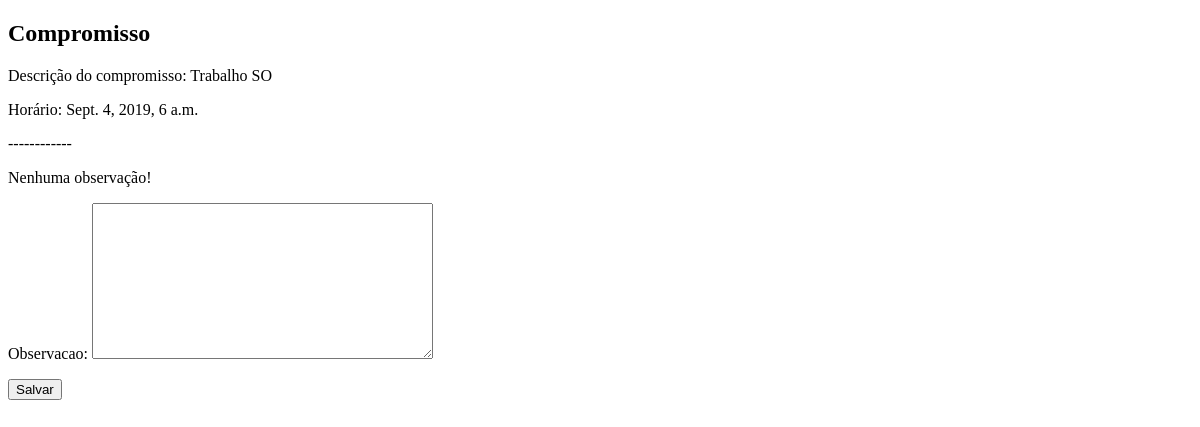
The app's page /2/, older data.
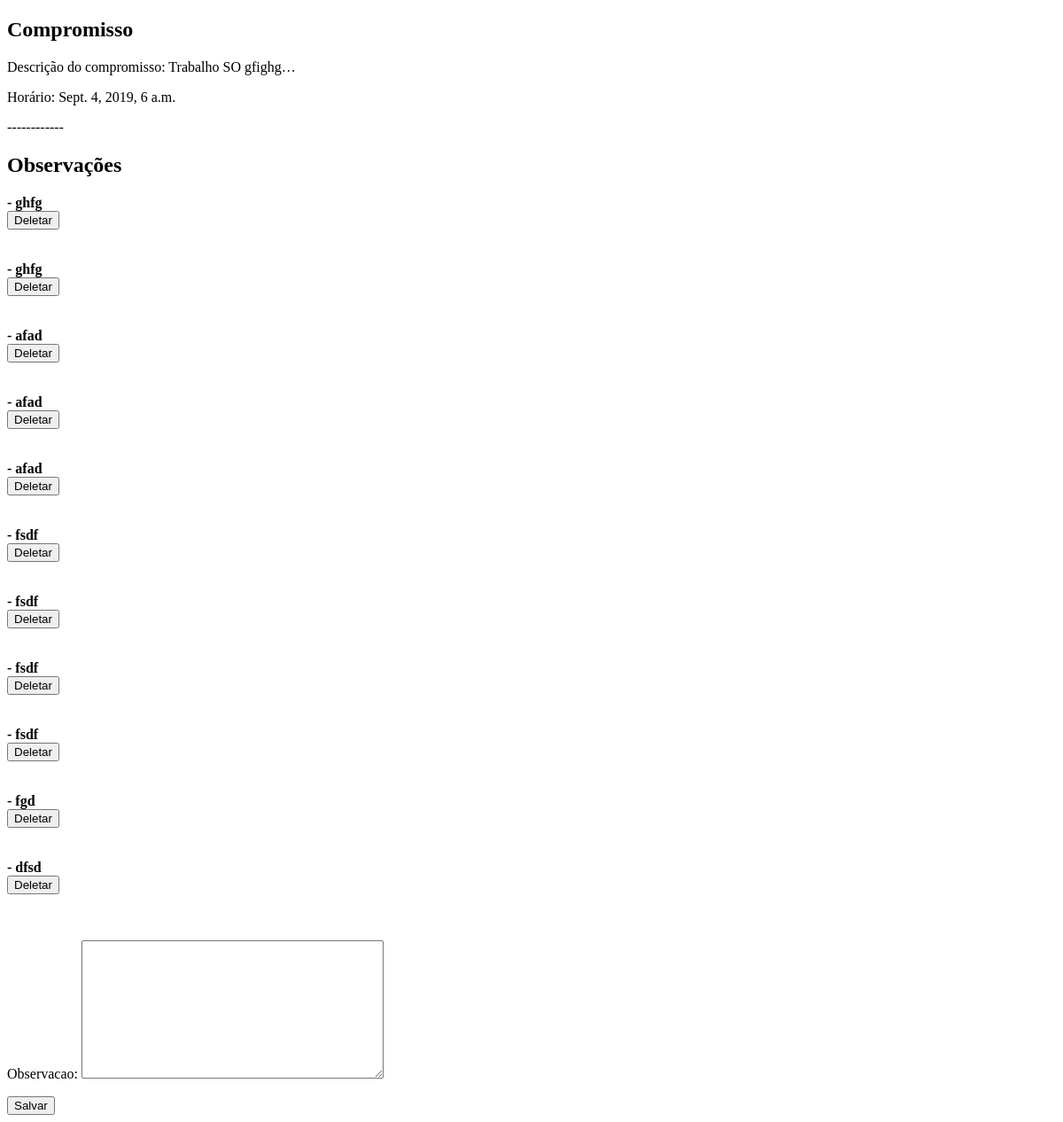
The same page, newer data.
### compromisso/models.py (models this page shows, shortened)
class Compromisso(models.Model):
	descricao = models.TextField()
	horario = models.DateTimeField() # default=timezone.now
	local = models.TextField()

class Observacoes(models.Model):
	observacao = models.TextField()
	fk_observacao = models.ForeignKey(Compromisso, on_delete=models.CASCADE)

### compromisso/views.py (the view)
# urls.py: path('<int:compromisso_id>/', views.detalhe, name='detalhe'),
def detalhe(request, compromisso_id):
    compromisso = get_object_or_404(Compromisso, pk=compromisso_id)
    compromissos_list = Compromisso.objects.filter(pk=compromisso_id);
    form = ObservacoesForm()
    if request.method == "POST":
        form = ObservacoesForm(request.POST)
        if form.is_valid():
            form = form.save(commit=False)
            form.fk_observacao = compromisso
            form.save()
    observacoes = list(Observacoes.objects.filter(fk_observacao=compromisso_id))
    context = {
        'observacoes': observacoes,
        'form': form,
        'compromissos_list': compromissos_list,
    }
    return render(request, 'compromisso/detalhe.html', context)

### compromisso/forms.py
class ObservacoesForm(forms.ModelForm):
    class Meta:
        model = Observacoes
        fields = ('observacao', )

### compromisso/templates/compromisso/detalhe.html (shortened to what this page needs)
<!DOCTYPE html>
<html>
<head>
</head>
<body>
    <h2>Compromisso</h2>
    {% for compromisso in compromissos_list %}
        <p>Descrição do compromisso: {{ compromisso.descricao|truncatechars:20 }}</p>
        <p>Horário: {{ compromisso.horario }}</p>
        <p>------------</p>
    {% endfor %}
	{% if observacoes %}
        <h2>Observações</h2>
        {% for observacao in observacoes %}
            <b> - {{ observacao.observacao }}</b>
            <form method="POST" action="{% url 'compromisso:delete' observacao.id %}">
                <button type="submit" class="save btn btn-default">Deletar</button>
            </form>
            <br><br>
        {% endfor %}
    {% else %}
        <p>Nenhuma observação!</p>
    {% endif %}
	<form method="POST" action=".">{% csrf_token %}
        {{ form.as_p }}
        <button type="submit" class="save btn btn-default">Salvar</button>
    </form>
</body>
</html>

Row changes from the older to the newer data that the page shows:
changed Compromisso: descricao "Trabalho SO" → "Trabalho SO gfighg…"
added Observacoes: observacao "ghfg"
added Observacoes: observacao "ghfg"
added Observacoes: observacao "afad"
added Observacoes: observacao "afad"
added Observacoes: observacao "afad"
added Observacoes: observacao "fsdf"
added Observacoes: observacao "fsdf"
added Observacoes: observacao "fsdf"
added Observacoes: observacao "fsdf"
added Observacoes: observacao "fgd"
added Observacoes: observacao "dfsd"
Text that changed along with them:
text no longer shown: "Nenhuma observação!"
text now shown: "Observações"
